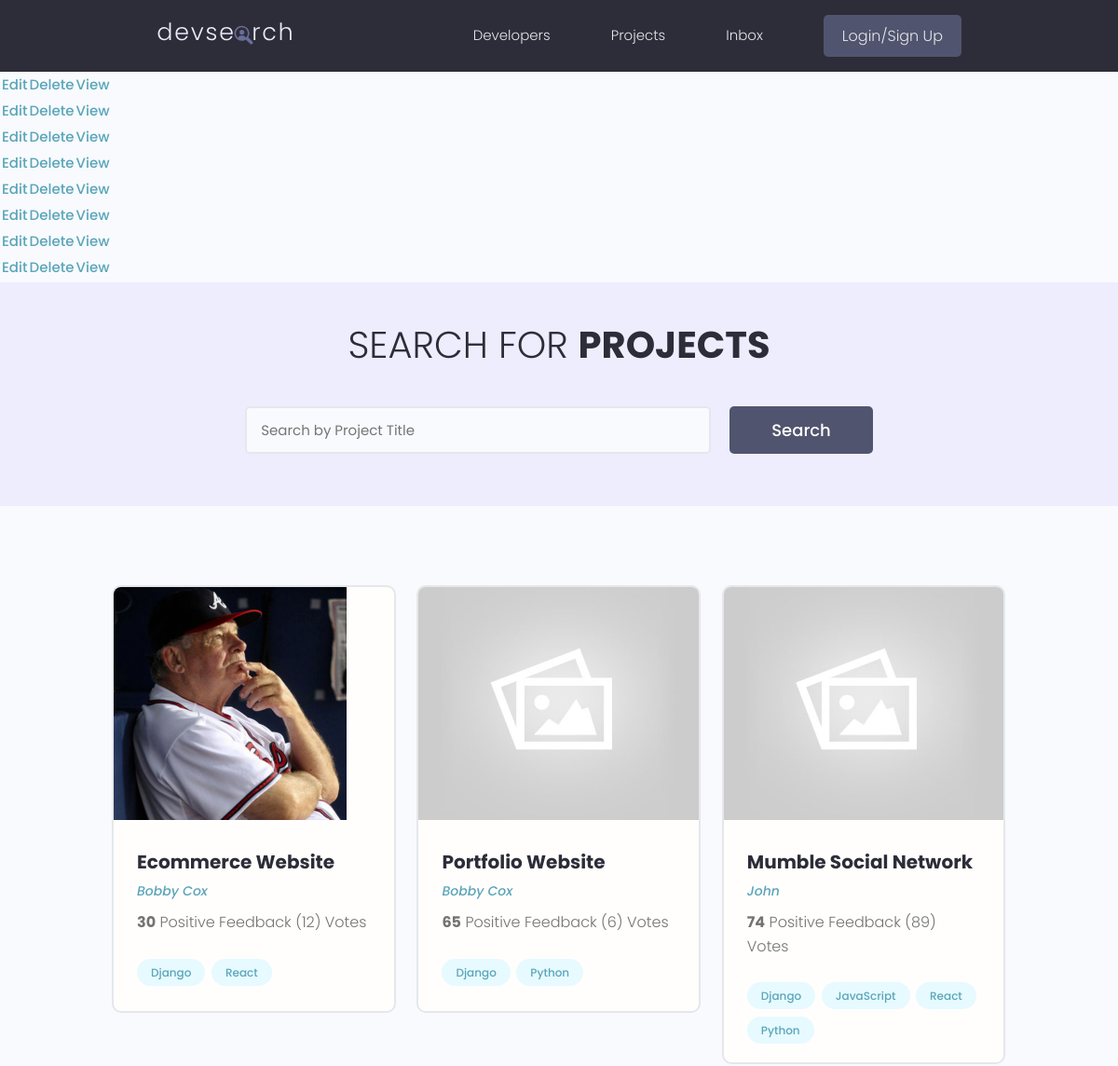
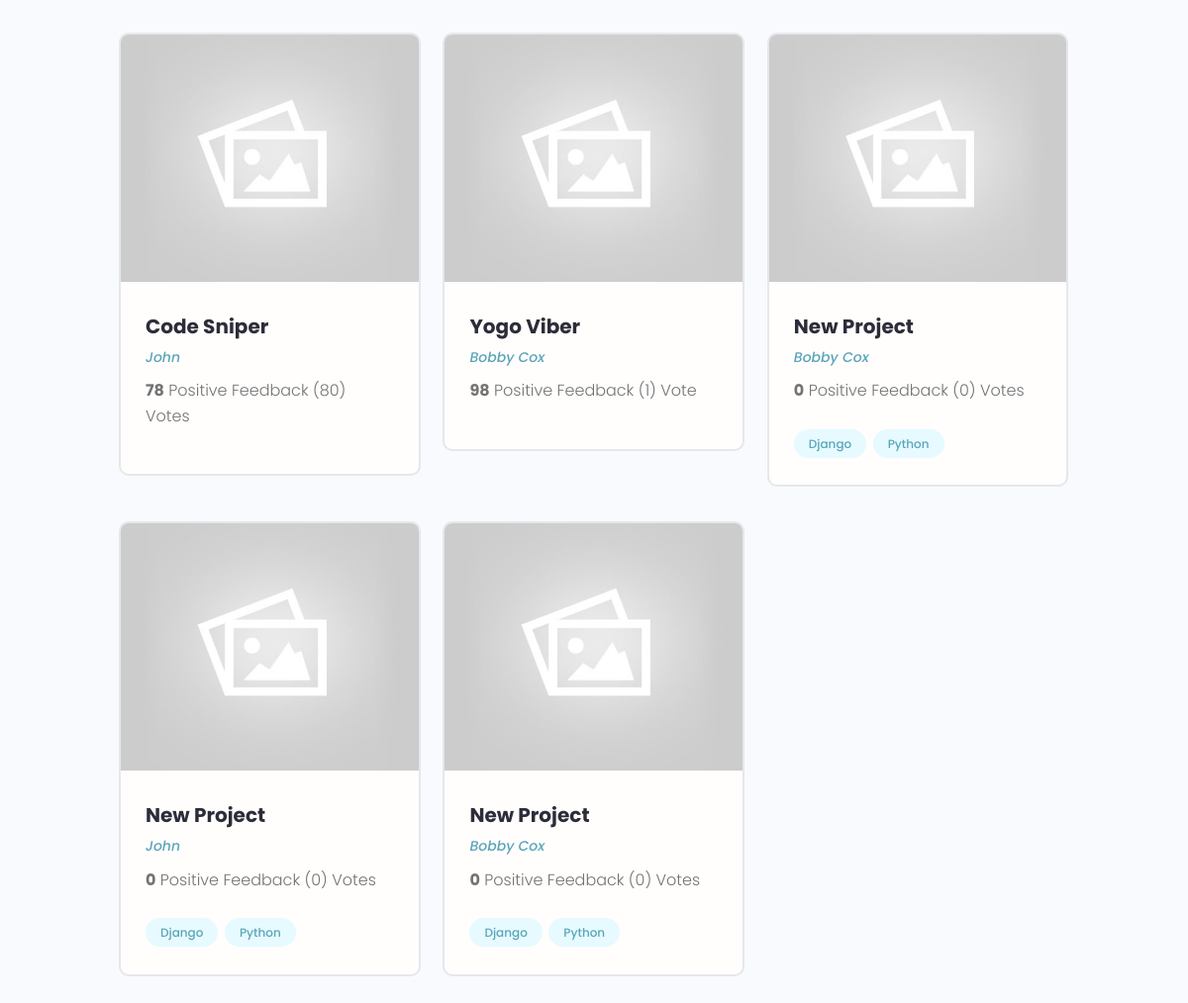
/projects/, run on the app's committed database (2 pictures, top to bottom).
### projects/models.py (models this page shows, shortened)
class Project(models.Model):
    owner = models.ForeignKey(Profile, null=True, blank=True, on_delete=models.SET_NULL)
    title = models.CharField(max_length=200)
    description = models.TextField(null=True, blank=True)
    featured_image = models.ImageField(null=True, blank=True, default="default.jpg")
    demo_link = models.CharField(max_length=2000, null=True, blank=True)
    source_link = models.CharField(max_length=2000, null=True, blank=True)
    tags = models.ManyToManyField('Tag', blank=True)
    vote_total = models.IntegerField(default=0, null=True, blank=True)
    vote_ratio = models.IntegerField(default=0, null=True, blank=True)
    created = models.DateTimeField(auto_now_add=True)
    id = models.UUIDField(default=uuid.uuid4, unique=True, primary_key=True, editable=False)

class Tag(models.Model):
    name = models.CharField(max_length=200)
    created = models.DateTimeField(auto_now_add=True)
    id = models.UUIDField(default=uuid.uuid4, unique=True, primary_key=True, editable=False)
    def __str__(self):
        return self.name

### users/models.py (models this page shows, shortened)
class Profile(models.Model):
    user = models.OneToOneField(User, on_delete=models.CASCADE, null=True, blank=True)
    name = models.CharField(max_length=200, blank=True, null=True)
    email = models.EmailField(max_length=500, blank=True, null=True)
    username = models.CharField(max_length=200, blank=True, null=True)
    location = models.CharField(max_length=200, blank=True, null=True)
    short_intro = models.CharField(max_length=200, blank=True, null=True)
    bio = models.TextField(blank=True, null=True)
    profile_image = models.ImageField(null=True, blank=True, upload_to='profiles/', default="profiles/user-default.png")
    social_github = models.CharField(max_length=200, blank=True, null=True)
    social_twitter = models.CharField(max_length=200, blank=True, null=True)
    social_linkedin = models.CharField(max_length=200, blank=True, null=True)
    social_youtube = models.CharField(max_length=200, blank=True, null=True)
    social_website = models.CharField(max_length=200, blank=True, null=True)
    created = models.DateTimeField(auto_now_add=True)
    id = models.UUIDField(default=uuid.uuid4, unique=True, primary_key=True, editable=False)

### projects/views.py (the view)
# urls.py: path('projects/', include('projects.urls')),
def projects(request):
    projects = Project.objects.all()
    context = {'projects': projects}
    return render(request, 'projects/projects.html', context)

### projects/templates/projects/projects.html (shortened to what this page needs)
{% extends 'main.html' %}
{% block content %}
<table>
    {% for project in projects %}
        <tr>
            <td><a href="{% url 'update-project' project.id %}">Edit</td>
            <td><a href="{% url 'delete-project' project.id %}">Delete</a></td>
            <td><a href="{% url 'project' project.id %}">View</td>
        </tr>
    {% endfor %}
</table>
  <main class="projects">
    <section class="hero-section text-center">
      <div class="container container--narrow">
        <div class="hero-section__box">
          <h2>Search for <span>Projects</span></h2>
        </div>
        <div class="hero-section__search">
          <form class="form" action="#" method="get">
            <div class="form__field">
              <input class="input input--text" id="formInput#search" type="text" name="text"
                placeholder="Search by Project Title" />
            </div>
            <input class="btn btn--sub btn--lg" type="submit" value="Search" />
          </form>
        </div>
      </div>
    </section>
    <section class="projectsList">
      <div class="container">
        <div class="grid grid--three">
            {% for project in projects %}
          <div class="column">
            <div class="card project">
              <a href="{% url 'update-project' project.id %}" class="project">
                <img class="project__thumbnail" src="{{project.featured_image.url}}" alt="project thumbnail" />
                <div class="card__body">
                  <h3 class="project__title">{{project.title}}</h3>
                  <p><a class="project__author" href="{% url 'user-profile' project.owner.id %}">{{project.owner.name}}</a></p>
                  <p class="project--rating">
                    <span style="font-weight: bold;">{{project.vote_ratio}}</span> Positive
                    Feedback ({{project.vote_total}}) Vote{{project.vote_total|pluralize:"s"}}
                  </p>
                  <div class="project__tags">
                    {% for tag in project.tags.all %}
                    <span class="tag tag--pill tag--main">
                      <small>{{tag}}</small>
                    </span>
                    {% endfor %}
                  </div>
                </div>
              </a>
            </div>
          </div>
          {% endfor %}
        </div>
      </div>
    </section>
  </main>
{% endblock content %}

### static/styles/app.css (style rules this page uses)
:root { --color-sub: #2d2d39; }
.btn--sub { background-color: var(--color-sub-light); }
.card { border: 2px solid var(--color-light); }
img { width: 100%; }
.hero-section { height: 40vh; display: flex; align-items: center; background-color: var(--color-sub); }
.hero-section__box { margin-bottom: 4rem; }
.hero-section__box > h2, .hero-section__box > h2 > span { font-size: 4rem; color: var(--color-light); line-height: 1.3; text-transform: uppercase; }
.hero-section__box > h2 { font-weight: 300; }
.hero-section__box > h2 > span { font-weight: 700; }
.hero-section__search > .form { display: flex; align-items: center; justify-content: center; gap: 2rem; }
.hero-section__search > .form input.input--text { width: 50rem; }
.project__author { font-size: 1.4rem; font-style: italic; }
.project--rating { margin-bottom: 1.6em; margin-top: .5em; }
.projects > .hero-section { background: var(--color-sub-lighter); height: 30vh; }
.projects .hero-section__box { margin-bottom: 2.5rem; }
.projects .hero-section__box > h2 { color: var(--color-sub); }
.projects .hero-section__box > h2 > span { font-weight: 700; color: var(--color-sub); }
.projectsList { margin-top: 8rem; }
.project__thumbnail { height: 25rem; object-fit: cover; object-position: top center; }
.project__title { font-size: 2rem; font-weight: 700; color: var(--color-sub); }

### static/uikit/styles/modules/_variables.css (style rules this page uses)
:root { --color-main: #5aa5b9; --color-main-light: #e6faff; --color-sub: #3f4156; --color-sub-light: #51546e; --color-sub-lighter: #ededfd; --color-text: #737373; --color-gray: #8b8b8b; --color-light: #e5e7eb; --color-light-gray: #767676; --color-bg: #f8fafd; --color-white: #fffefd; --color-white-light: #f3f3f3; --color-success: #359e64; --color-success-bg: #def8e8; --color-error: #fc4b0b; --color-error-bg: #fff2ee; --font-base: 'Poppins', arial, helvetica, 'Segoe UI', roboto, ubuntu, sans-serif; --font-monospace: 'Fira Code', 'Courier New', courier, monospace; --font-regular: 300; --font-medium: 500; --font-bold: 700; --generic-shadow: 1px 1px 5px #00000010; --generic-transition: all 0.3s ease-in-out; }

### static/uikit/styles/modules/_base.css (style rules this page uses)
* { margin: 0; padding: 0; box-sizing: border-box; text-rendering: optimizeLegibility; color: inherit; font-size: inherit; }
html { font-size: 50%; }
@media only screen and (min-width: 480px) { html { font-size: 56.25%; } }
@media only screen and (min-width: 1200px) { html { font-size: 62.5%; } }
body { line-height: 1.6; font-weight: 400; font-size: 1.5rem; color: var(--color-text); background-color: var(--color-bg); min-height: 100vh; }

### static/uikit/styles/modules/_typography.css (style rules this page uses)
* { font-family: var(--font-base); }
h2 { font-size: 3.6rem; font-weight: var(--font-bold); }
h3 { font-size: 3.2rem; font-weight: var(--font-medium); }
p, span, strong { font-size: 1.6rem; color: var(--color-text); font-weight: var(--font-regular); }
a { padding-bottom: 2px; text-decoration: none; display: inline-block; color: var(--color-main); font-weight: var(--font-medium); }

### static/uikit/styles/modules/_utilities.css (style rules this page uses)
.container { width: 92%; max-width: 165rem; margin: 0 auto; box-sizing: border-box; }
.container--narrow { width: 92%; max-width: 120rem; }
@media screen and (min-width: 1000px) { .container { width: 90%; } }
@media screen and (min-width: 1000px) { .container--narrow { width: 85%; } }
@media screen and (min-width: 1200px) { .container { width: 80%; } }
@media screen and (min-width: 1200px) { .container--narrow { width: 72%; } }
.text-center { text-align: center; }

### static/uikit/styles/modules/_button.css (style rules this page uses)
.btn { display: inline-block; position: relative; cursor: pointer; background-color: var(--color-light); font-weight: var(--font-medium); color: var(--color-sub); text-decoration: none; padding: 1rem 2rem; border-radius: 0.5rem; border: none; width: -webkit-fit-content; width: -moz-fit-content; width: fit-content; height: -webkit-fit-content; height: -moz-fit-content; height: fit-content; font-size: 1.6rem; outline-width: 0; outline-color: transparent; -webkit-backface-visibility: hidden; backface-visibility: hidden; transition: all 0.3s ease-in-out; }
.btn--sub { background-color: var(--color-sub); color: var(--color-white); }
.btn--lg { font-size: 1.8rem; padding: 1.2rem 4.5rem; }

### static/uikit/styles/modules/_card.css (style rules this page uses)
.card { border-radius: 1rem; background-color: var(--color-white); border: 1.5px solid var(--color-light); width: auto; height: auto; margin-top: 0.5rem; margin-bottom: 0.5rem; overflow: hidden; }
.card__body, .card__header { padding: 2rem 2.5rem; }

### data on the page
Project: featured_image (picture), title "Ecommerce Website", owner.name "Bobby Cox", vote_ratio "30", vote_total "12"
Project: featured_image (placeholder picture), title "Portfolio Website", owner.name "Bobby Cox", vote_ratio "65", vote_total "6"
Project: featured_image (placeholder picture), title "Mumble Social Network", owner.name "John", vote_ratio "74", vote_total "89"
Project: featured_image (placeholder picture), title "Code Sniper", owner.name "John", vote_ratio "78", vote_total "80"
Project: featured_image (placeholder picture), title "Yogo Viber", owner.name "Bobby Cox", vote_ratio "98", vote_total "1"
Project: featured_image (placeholder picture), title "New Project", owner.name "Bobby Cox", vote_ratio "0", vote_total "0"
Project: featured_image (placeholder picture), title "New Project", owner.name "John", vote_ratio "0", vote_total "0"
Project: featured_image (placeholder picture), title "New Project", owner.name "Bobby Cox", vote_ratio "0", vote_total "0"
Tag: name "Django"
Tag: name "React"
Tag: name "Python"
Tag: name "JavaScript"
